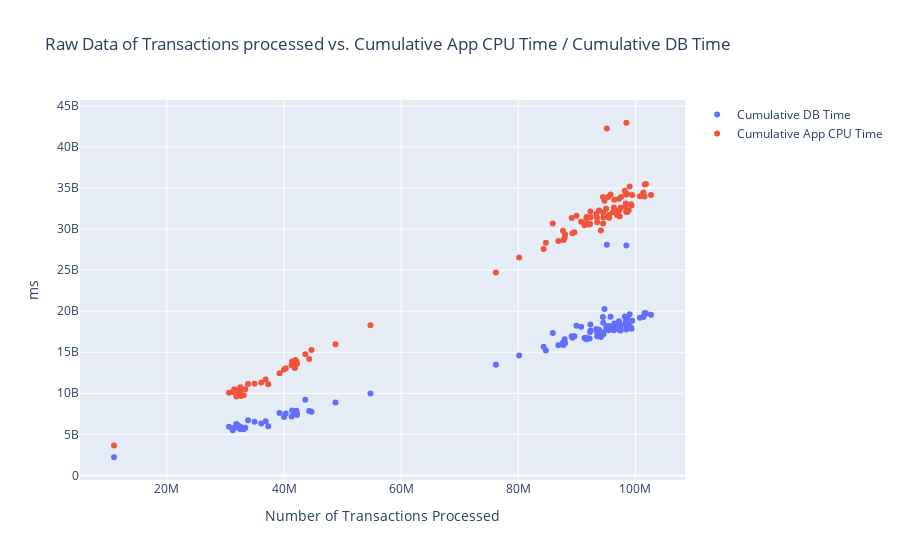

Notebook code for this chart:
### Code cell
#taking a look at the raw data
trace1 = go.Scatter(x = df_zscore['Count'], y = df_zscore['Cumulative DB Time'], mode = 'markers', name = 'Cumulative DB Time')
trace2 = go.Scatter(x=df_zscore['Count'],y=df_zscore['Cumulative CPU Time'],mode='markers', name = 'Cumulative App CPU Time')
go.Figure(data=[trace1,trace2]).update_layout(title = 'Raw Data of Transactions processed vs. Cumulative App CPU Time / Cumulative DB Time',
    xaxis_title = 'Number of Transactions Processed', yaxis_title = 'ms')
